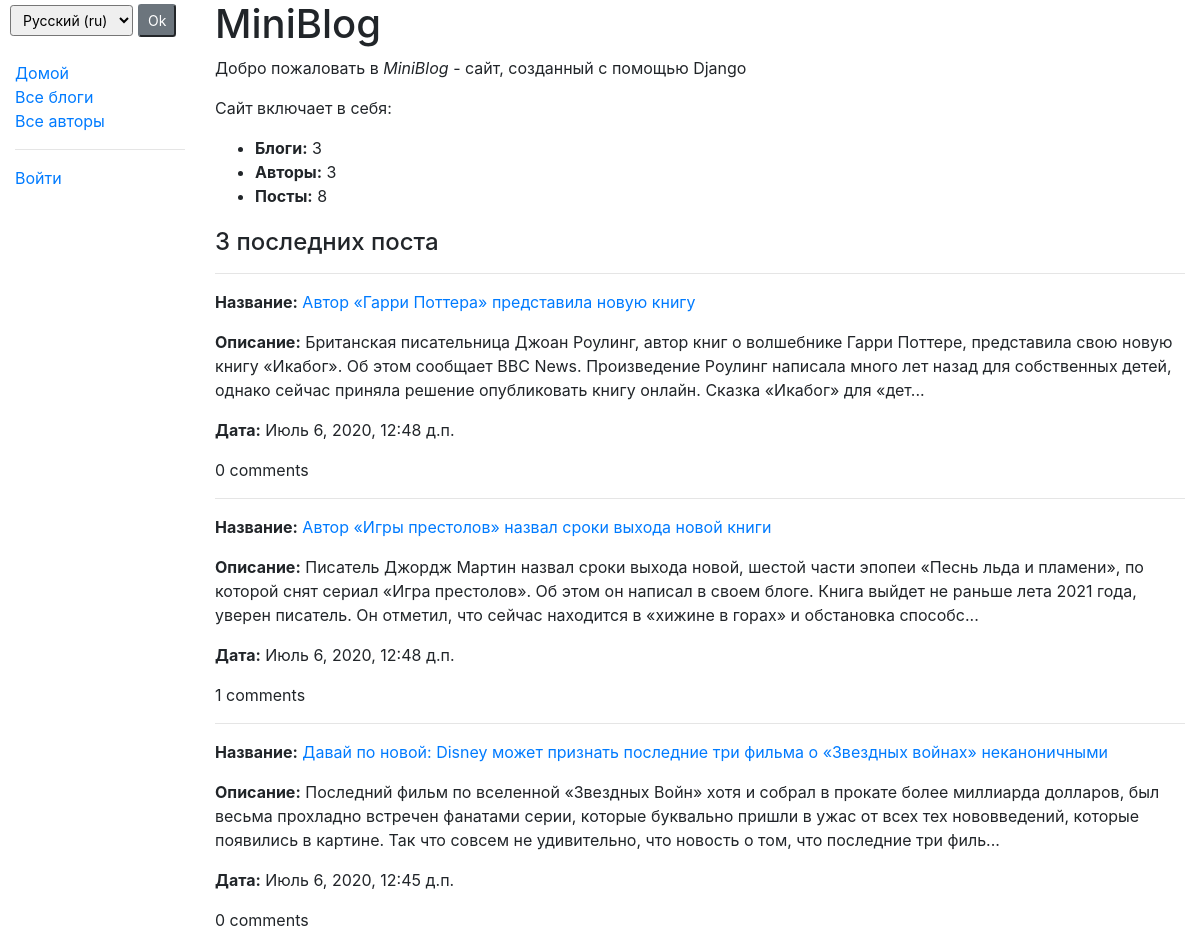
Screenshot of /blog/ with the database file from the repository.
### miniBlog/models.py (models this page shows, shortened)
class BlogMessage(models.Model):
    title = models.CharField(max_length=250, verbose_name='Название')
    create_date = models.DateTimeField(auto_now_add=True)
    text = models.TextField(verbose_name='Описание')
    blog = models.ForeignKey(Blog, on_delete=models.CASCADE, verbose_name='Блог')
    image = models.ImageField(upload_to='image/', null=True)
    class Meta:
        verbose_name = 'Пост'
        verbose_name_plural = 'Посты'
        ordering = ['create_date']
    def get_absolute_url(self):
        return reverse('message_detail', args=[str(self.blog.id), str(self.id)])
    def get_short_text(self):
        return self.text[:300] + '...' if len(self.text) > 300 else self.text

### miniBlog/views.py (the view)
# urls.py: path('', views.index, name='index'),
def index(request):
    num_blogs = Blog.objects.count()
    num_messages = BlogMessage.objects.count()
    num_bloggers = Blogger.objects.count()
    recent_posts = BlogMessage.objects.order_by('-create_date')[:3]
    return render(
        request,
        'index.html',
        context={'num_blogs': num_blogs, 'num_messages': num_messages, 'num_bloggers': num_bloggers,
                 'recent_posts': recent_posts},
    )

### miniBlog/templates/index.html
{% extends "base_site.html" %}
{% block content %}
<h1>MiniBlog</h1>
{% load i18n %}
<p>{% trans 'WelcomeTo' %}<em>MiniBlog</em> - {% trans 'siteDescription' %}</p>
<p>{% trans 'countDescription' %}:</p>
<ul>
    <li><strong>{% trans 'Blogs' %}:</strong> {{ num_blogs }}</li>
    <li><strong>{% trans 'Bloggers' %}:</strong> {{ num_bloggers }}</li>
    <li><strong>{% trans 'Posts' %}:</strong> {{ num_messages }}</li>
</ul>
<div style="margin-top:20px">
    <h4>3 {% trans 'Recent' %}</h4>
    {% for post in recent_posts %}
        <hr>
        <p><strong>{% trans 'Title' %}:</strong> <a href="{{ post.get_absolute_url}}">{{post.title}}</a></p>
        <p><strong>{% trans 'Description' %}:</strong> {{post.get_short_text}}</p>
        <p><strong>{% trans 'Date' %}:</strong> {{post.create_date}}</p>
        <p>{{post.comment_set.count}} comments</p>
    {% endfor %}
</div>
{% endblock %}

### rows the page displays
BlogMessage: title "Автор «Гарри Поттера» представила новую книгу", get_short_text "Британская писательница Джоан Роулинг, автор книг о волшебнике Гарри Поттере, представила свою новую книгу «Икабог». Об этом сообщает BBC News. Произведение Роулинг написала много лет назад для собственных детей, однако сейчас приняла решение опубликовать книгу онлайн. Сказка «Икабог» для «дет...", create_date "Июль 6, 2020, 12:48 д.п.", comment_set.count "0"
BlogMessage: title "Автор «Игры престолов» назвал сроки выхода новой книги", get_short_text "Писатель Джордж Мартин назвал сроки выхода новой, шестой части эпопеи «Песнь льда и пламени», по которой снят сериал «Игра престолов». Об этом он написал в своем блоге. Книга выйдет не раньше лета 2021 года, уверен писатель. Он отметил, что сейчас находится в «хижине в горах» и обстановка способс...", create_date "Июль 6, 2020, 12:48 д.п.", comment_set.count "1"
BlogMessage: title "Давай по новой: Disney может признать последние три фильма о «Звездных войнах» неканоничными", get_short_text "Последний фильм по вселенной «Звездных Войн» хотя и собрал в прокате более миллиарда долларов, был весьма прохладно встречен фанатами серии, которые буквально пришли в ужас от всех тех нововведений, которые появились в картине. Так что совсем не удивительно, что новость о том, что последние три филь...", create_date "Июль 6, 2020, 12:45 д.п.", comment_set.count "0"

### other values shown
{{ num_blogs }} "3"
{{ num_bloggers }} "3"
{{ num_messages }} "8"
form field language "Русский (ru)"
